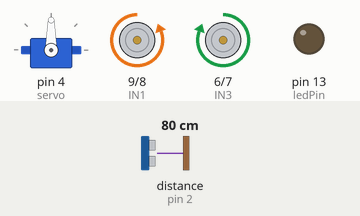
This sketch was run on a simulated Arduino Uno, built with avr-gcc and run on an emulated ATmega328P. Parts: servo, motor-driver pin pairs drawn as motors (green arrow = first pin HIGH = forward, orange = second pin HIGH = backward, longer = more drive, scaled by the enable pin), output pins drawn as LEDs (lit = HIGH). Wiring (inferred from the names in the program): ultrasonic range finder: trigger pin 3; echo pin 2. The inputs (shaded band) are chosen by the test bench; at power-on: distance to the obstacle (sensor on pin 2) 80 cm. The echo pulse lasts 58.3 µs per cm; pins used as bus, display or sensor lines are not drawn.

Above: at 1.3 s.
1.4 s: distance to the obstacle (sensor on pin 2) set to 9 cm
2.9 s: distance to the obstacle (sensor on pin 2) set to 6 cm
At 3.7 s:
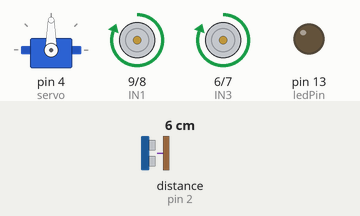
4.6 s: distance to the obstacle (sensor on pin 2) set to 18 cm
At 5.4 s:
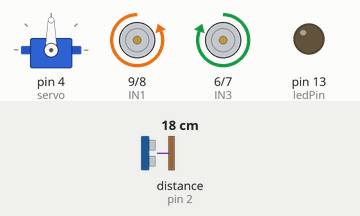
6.1 s: distance to the obstacle (sensor on pin 2) set to 2 cm
At 7.1 s:
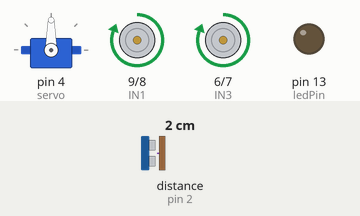
Timing chart, 0 to 8.7 s (numbered marks = the images above; inputs shaded):
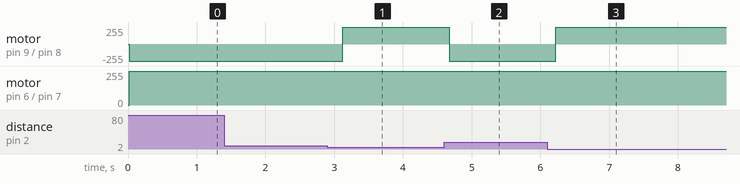

The sketch:

autofinder.ino
```cpp
#include <Servo.h>

const int echoPin = 2;
const int trigPin = 3;
const int ENB = 5;
const int IN3 = 6;
const int IN4 = 7;
const int IN2 = 8;
const int IN1 = 9;
const int ENA = 10;
const int ledPin = 13;

long microsecondsToInches(long microseconds)
{
  return microseconds / 74 / 2;
}

class DistanceServo: public Servo
{
public:
   void setpos(int pos);
   long  get_distance();
};

void DistanceServo::setpos(int pos) {
  write(pos);              // tell servo to go to position in variable 'pos'
  delay(15);
}

long DistanceServo::get_distance() {
  pinMode(trigPin, OUTPUT);
  digitalWrite(trigPin, LOW);
  delayMicroseconds(2);
  digitalWrite(trigPin, HIGH);
  delayMicroseconds(10);
  digitalWrite(trigPin, LOW);
  pinMode(echoPin, INPUT);
  return microsecondsToInches(pulseIn(echoPin, HIGH));
}

class Car {
    // IN1 = LEFT  BACKWARD
    // IN2 = LEFT FORWARD
    // IN3 - RIGHT FORWARD
    // IN4 = RIGHT backward
public:
  void forward() {
    digitalWrite(IN1, 0);
    digitalWrite(IN2, 1);
    digitalWrite(IN3, 1);
    digitalWrite(IN4, 0);
  }

  void backward() {
    digitalWrite(IN1, 1);
    digitalWrite(IN2, 0);
    digitalWrite(IN3, 0);
    digitalWrite(IN4, 1);
  }

  void left() {
    digitalWrite(IN1, 0);
    digitalWrite(IN2, 1);
    digitalWrite(IN3, 0);
    digitalWrite(IN4, 1);
  }

  void right() {
    digitalWrite(IN1, 1);
    digitalWrite(IN2, 0);
    digitalWrite(IN3, 1);
    digitalWrite(IN4, 0);
  }
};


DistanceServo servo;  // create servo object to control a servo
Car           car;

void setup()
{
  Serial.begin(9600);

  pinMode(ENA, OUTPUT);
  pinMode(IN1, OUTPUT);
  pinMode(IN2, OUTPUT);
  pinMode(ENB, OUTPUT);
  pinMode(IN3, OUTPUT);
  pinMode(IN4, OUTPUT);
  pinMode(ledPin, OUTPUT);
  digitalWrite(ledPin, LOW);
  digitalWrite(ENA, HIGH);
  digitalWrite(ENB, HIGH);

  servo.attach(4);  // attaches the servo on pin 9 to the servo object
}

void loop()
{
  long distance = 0;
  servo.setpos(90);
  distance = servo.get_distance();

  if (distance < 3) {
    car.right();
  } else {
    car.forward();
  }
  delay(500);
}
```

Measured:
- the behaviour switches between 8 and 7 cm on distance to the obstacle (sensor on pin 2) (found by bisection; images 0 and 1)
- after the input at 1.4 s, every drawn part: stays the same
- after the input at 2.9 s, motor on pin 9 (IN1) / pin 8 (IN2): backward 255/255 → forward 255/255 after 0.23 s
- after the input at 4.6 s, motor on pin 9 (IN1) / pin 8 (IN2): forward 255/255 → backward 255/255 after 0.07 s
- after the input at 6.1 s, motor on pin 9 (IN1) / pin 8 (IN2): backward 255/255 → forward 255/255 after 0.12 s
